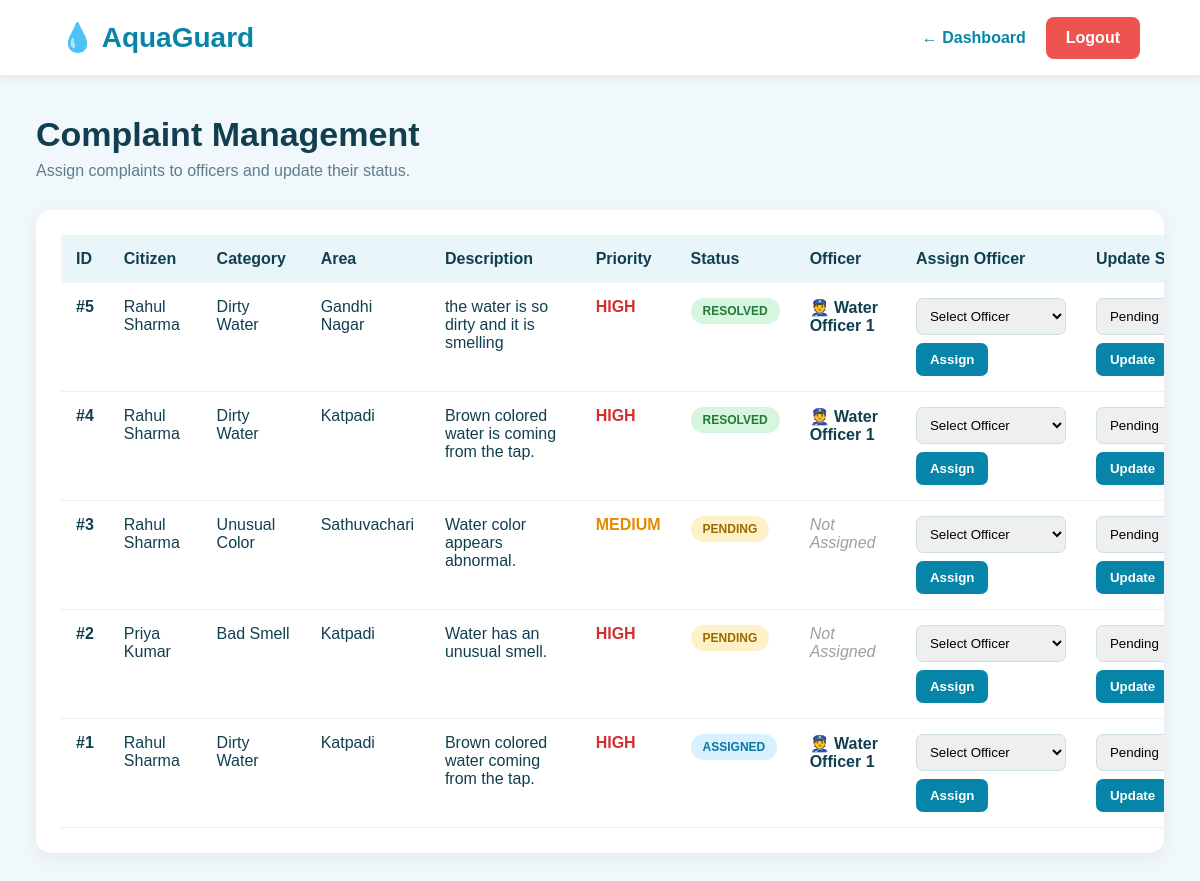
/admin/manage_complaints.php (signed in), run on the app's committed database.
### tables this page shows
CREATE TABLE `complaints` (
  `complaint_id` int(11) NOT NULL,
  `user_id` int(11) NOT NULL,
  `category_id` int(11) NOT NULL,
  `location_id` int(11) NOT NULL,
  `description` text NOT NULL,
  `priority` enum('LOW','MEDIUM','HIGH','CRITICAL') DEFAULT 'MEDIUM',
  `status` enum('PENDING','ASSIGNED','IN_PROGRESS','RESOLVED','REJECTED') DEFAULT 'PENDING',
  `created_at` timestamp NOT NULL DEFAULT current_timestamp(),
  `resolved_at` timestamp NULL DEFAULT NULL
);

CREATE TABLE `users` (
  `user_id` int(11) NOT NULL,
  `name` varchar(100) NOT NULL,
  `email` varchar(100) NOT NULL,
  `phone` varchar(15) DEFAULT NULL,
  `password` varchar(255) NOT NULL,
  `role` enum('CITIZEN','ADMIN','OFFICER') NOT NULL DEFAULT 'CITIZEN',
  `created_at` timestamp NOT NULL DEFAULT current_timestamp()
);

CREATE TABLE `complaint_categories` (
  `category_id` int(11) NOT NULL,
  `category_name` varchar(100) NOT NULL,
  `description` varchar(255) DEFAULT NULL
);

CREATE TABLE `locations` (
  `location_id` int(11) NOT NULL,
  `area_name` varchar(100) NOT NULL,
  `city` varchar(100) NOT NULL,
  `latitude` decimal(10,7) DEFAULT NULL,
  `longitude` decimal(10,7) DEFAULT NULL
);

### admin/manage_complaints.php (the view, shortened to what this page needs)
<?php
require_once __DIR__ . "/../config/database.php";
$complaints = $conn->query("
    SELECT
        c.complaint_id,
        c.description,
        c.priority,
        c.status,
        c.created_at,
        u.name AS citizen,
        cc.category_name,
        l.area_name,
        ca.officer_id,
        officer_user.name AS officer_name
    FROM complaints c
    LEFT JOIN users u
        ON c.user_id = u.user_id
    LEFT JOIN complaint_categories cc
        ON c.category_id = cc.category_id
    LEFT JOIN locations l
        ON c.location_id = l.location_id
    LEFT JOIN complaint_assignments ca
        ON c.complaint_id = ca.complaint_id
    LEFT JOIN officers o
        ON ca.officer_id = o.officer_id
    LEFT JOIN users officer_user
        ON o.user_id = officer_user.user_id
    ORDER BY c.complaint_id DESC
");
?>
<!DOCTYPE html>
<html lang="en">
<head>
</head>
<body>
<div class="header">
    <div class="logo">
        💧 AquaGuard
    </div>
    <div class="header-right">
        <a
            href="dashboard.php"
            class="dashboard-link"
        >
            ← Dashboard
        </a>
        <a
            href="logout.php"
            class="logout"
        >
            Logout
        </a>
    </div>
</div>
<div class="container">
    <h1 class="title">
        Complaint Management
    </h1>
    <p class="subtitle">
        Assign complaints to officers and update their status.
    </p>
    <div class="table-box">
        <table>
            <tr>
                <th>ID</th>
                <th>Citizen</th>
                <th>Category</th>
                <th>Area</th>
                <th>Description</th>
                <th>Priority</th>
                <th>Status</th>
                <th>Officer</th>
                <th>Assign Officer</th>
                <th>Update Status</th>
            </tr>
            <?php while($row = $complaints->fetch_assoc()): ?>
            <tr>
                <td>
                    <strong>
                        #<?php
                        echo $row["complaint_id"];
                        ?>
                    </strong>
                </td>
                <td>
                    <?php
                    echo htmlspecialchars(
                        $row["citizen"]
                    );
                    ?>
                </td>
                <td>
                    <?php
                    echo htmlspecialchars(
                        $row["category_name"]
                    );
                    ?>
                </td>
                <td>
                    <?php
                    echo htmlspecialchars(
                        $row["area_name"]
                    );
                    ?>
                </td>
                <td>
                    <?php
                    echo htmlspecialchars(
                        $row["description"]
                    );
                    ?>
                </td>
                <td>
                    <span
                        class="priority
                        <?php
                        echo strtolower(
                            $row["priority"]
                        );
                        ?>"
                    >
                        <?php
                        echo htmlspecialchars(
                            $row["priority"]
                        );
                        ?>
                    </span>
                </td>
                <td>
                    <span
                        class="status
                        <?php
                        echo strtolower(
                            $row["status"]
                        );
                        ?>"
                    >
                        <?php
                        echo str_replace(
                            "_",
                            " ",
                            htmlspecialchars(
                                $row["status"]
                            )
                        );
                        ?>
                    </span>
                </td>
                <td>
                    <?php if ($row["officer_name"]): ?>
                        <div class="officer-name">
                            👮
                            <?php
                            echo htmlspecialchars(
                                $row["officer_name"]
                            );
                            ?>
                        </div>
                    <?php else: ?>
                        <span class="no-officer">
                            Not Assigned
                        </span>
                    <?php endif; ?>
                </td>
                <td>
                    <form method="POST">
                        <select
                            name="officer_id"
                            required
                        >
                            <option value="">
                                Select Officer
                            </option>
                        </select>
                        <br>
                        <button
                            type="submit"
                            name="assign_officer"
                        >
                            Assign
                        </button>
                    </form>
                </td>
                <td>
                    <form method="POST">
                        <select
                            name="status"
                            required
                        >
                            <option value="PENDING">
                                Pending
                            </option>
                        </select>
                        <br>
                        <button
                            type="submit"
                            name="update_status"
                        >
                            Update
                        </button>
                    </form>
                </td>
            </tr>
            <?php endwhile; ?>
        </table>
    </div>
</div>
</body>
</html>

### admin/manage_complaints.php (style rules this page uses)
* { box-sizing: border-box; margin: 0; padding: 0; font-family: Arial, sans-serif; }
body { background: #f1f8fb; color: #123f50; }
.header { background: white; height: 75px; display: flex; align-items: center; justify-content: space-between; padding: 0 5%; box-shadow: 0 2px 10px rgba(0,0,0,0.08); }
.logo { font-size: 28px; font-weight: bold; color: #0785a8; }
.header-right { display: flex; align-items: center; gap: 20px; }
.dashboard-link { text-decoration: none; color: #0785a8; font-weight: bold; }
.logout { background: #ef5350; color: white; padding: 12px 20px; border-radius: 8px; text-decoration: none; font-weight: bold; }
.container { width: 94%; max-width: 1500px; margin: 40px auto; }
.title { font-size: 34px; margin-bottom: 8px; }
.subtitle { color: #607d8b; margin-bottom: 30px; }
.table-box { background: white; padding: 25px; border-radius: 15px; box-shadow: 0 5px 20px rgba(0,0,0,0.06); overflow-x: auto; }
table { width: 100%; border-collapse: collapse; min-width: 1200px; }
th { background: #e8f6fa; padding: 15px; text-align: left; white-space: nowrap; }
td { padding: 15px; border-bottom: 1px solid #eeeeee; vertical-align: top; }
.status { padding: 6px 12px; border-radius: 20px; font-size: 12px; font-weight: bold; display: inline-block; }
.pending { background: #fff1c7; color: #9a6b00; }
.assigned { background: #d9f0ff; color: #0877a1; }
.resolved { background: #d8f5df; color: #237a3b; }
.priority { font-weight: bold; }
.high { color: #d32f2f; }
.medium { color: #e68a00; }
select { padding: 9px; border: 1px solid #ccdfe6; border-radius: 7px; min-width: 150px; margin-bottom: 8px; }
button { border: none; padding: 9px 14px; border-radius: 7px; background: #0785a8; color: white; font-weight: bold; cursor: pointer; }
.officer-name { font-weight: bold; margin-bottom: 5px; }
.no-officer { color: #9e9e9e; font-style: italic; }

### data on the page
complaints: complaint_id "5", user.name "Rahul Sharma", category.category_name "Dirty Water", location.area_name "Gandhi Nagar", description "the water is so dirty and it is smelling", priority "HIGH", status "RESOLVED", users.name "Water Officer 1"
complaints: complaint_id "4", user.name "Rahul Sharma", category.category_name "Dirty Water", location.area_name "Katpadi", description "Brown colored water is coming from the tap.", priority "HIGH", status "RESOLVED", users.name "Water Officer 1"
complaints: complaint_id "3", user.name "Rahul Sharma", category.category_name "Unusual Color", location.area_name "Sathuvachari", description "Water color appears abnormal.", priority "MEDIUM", status "PENDING", shows "Not Assigned"
complaints: complaint_id "2", user.name "Priya Kumar", category.category_name "Bad Smell", location.area_name "Katpadi", description "Water has an unusual smell.", priority "HIGH", status "PENDING", shows "Not Assigned"
complaints: complaint_id "1", user.name "Rahul Sharma", category.category_name "Dirty Water", location.area_name "Katpadi", description "Brown colored water coming from the tap.", priority "HIGH", status "ASSIGNED", users.name "Water Officer 1"
